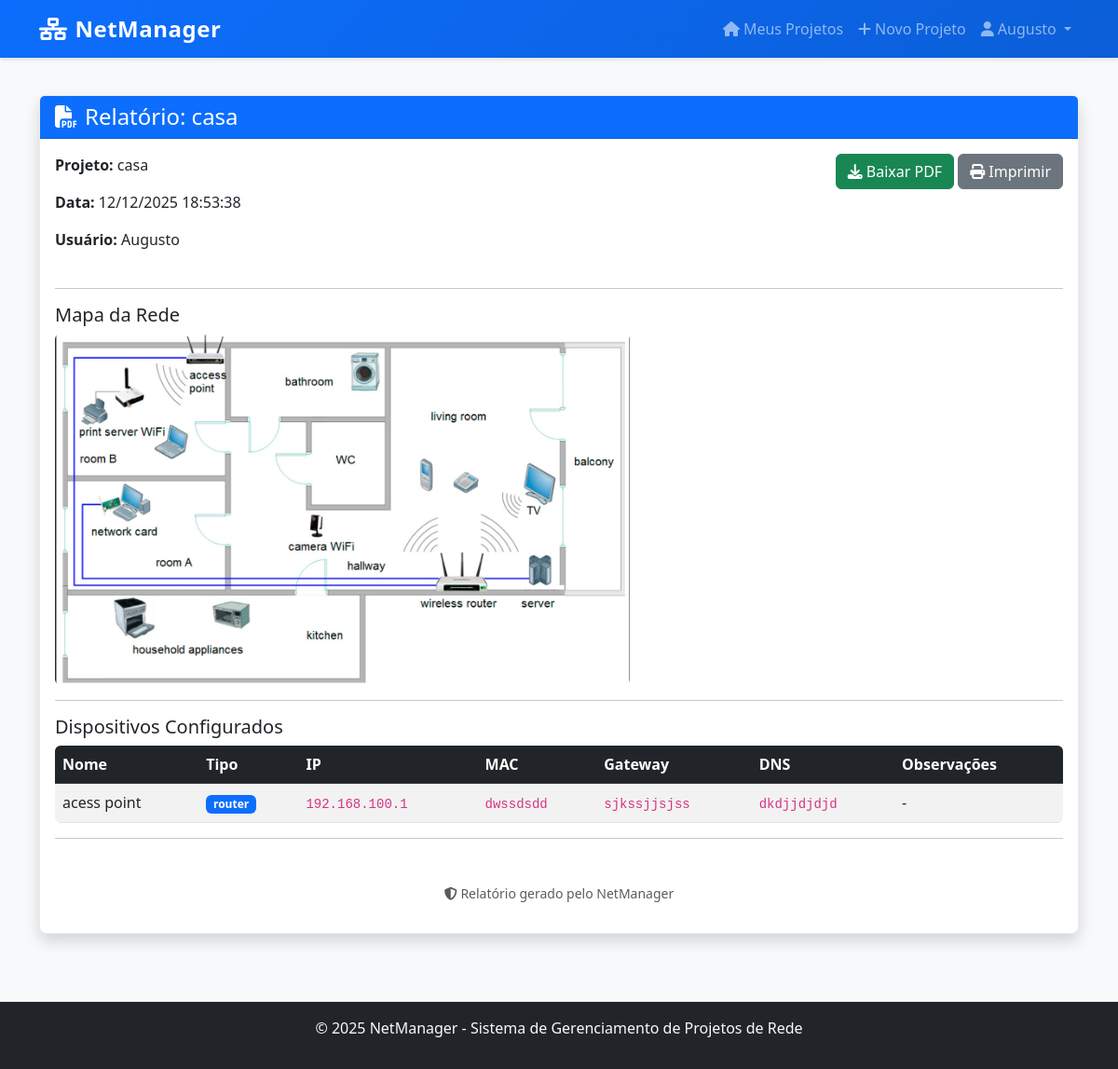
The app's page /project/4/relatorio (signed in) with its own data.
### app/models.py (models this page shows, shortened)
class User(UserMixin, db.Model):
    id = db.Column(db.Integer, primary_key=True)
    username = db.Column(db.String(100), unique=True, nullable=False)
    email = db.Column(db.String(150), unique=True, nullable=False)
    password_hash = db.Column(db.String(255), nullable=False)
    created_at = db.Column(db.DateTime, default=datetime.utcnow)
    projects = db.relationship('Project', backref='owner', cascade='all, delete-orphan')

class Project(db.Model):
    id = db.Column(db.Integer, primary_key=True)
    user_id = db.Column(db.Integer, db.ForeignKey('user.id'), nullable=False)
    name = db.Column(db.String(150), nullable=False)
    map_filename = db.Column(db.String(300))
    notes = db.Column(db.Text)
    created_at = db.Column(db.DateTime, default=datetime.utcnow)
    updated_at = db.Column(db.DateTime, default=datetime.utcnow, onupdate=datetime.utcnow)
    devices = db.relationship('Device', backref='project', cascade='all, delete-orphan')

class Device(db.Model):
    id = db.Column(db.Integer, primary_key=True)
    project_id = db.Column(db.Integer, db.ForeignKey('project.id'), nullable=False)
    device_type = db.Column(db.String(50), default='router')
    x = db.Column(db.Float, nullable=False, default=0.0)
    y = db.Column(db.Float, nullable=False, default=0.0)
    ip = db.Column(db.String(50))
    name = db.Column(db.String(100))
    dns = db.Column(db.String(100))
    gateway = db.Column(db.String(50))
    mac = db.Column(db.String(50))
    notes = db.Column(db.Text)
    created_at = db.Column(db.DateTime, default=datetime.utcnow)

### app/routes.py (the view)
@projects_bp.route('/project/<int:pid>/relatorio')
@login_required
def gerar_relatorio(pid):
    project = Project.query.get_or_404(pid)
    if project.user_id != current_user.id:
        flash('Você não tem permissão para acessar este projeto.', 'danger')
        return redirect(url_for('projects.index'))
    now = datetime.now()
    return render_template('relatorio.html', project=project, now=now)

### app/templates/relatorio.html (shortened to what this page needs)
{% extends "base.html" %}
{% block content %}
<div class="card shadow">
    <div class="card-header bg-primary text-white">
        <h4 class="mb-0">
            <i class="fas fa-file-pdf me-2"></i>Relatório: {{ project.name }}
        </h4>
    </div>
    <div class="card-body">
        <div class="row mb-4">
            <div class="col-md-6">
                <p><strong>Projeto:</strong> {{ project.name }}</p>
                <p><strong>Data:</strong> {{ now.strftime('%d/%m/%Y %H:%M:%S') }}</p>
                <p><strong>Usuário:</strong> {{ current_user.username }}</p>
            </div>
            <div class="col-md-6 text-end">
                <button class="btn btn-success" onclick="downloadPDF()">
                    <i class="fas fa-download me-1"></i>Baixar PDF
                </button>
                <button class="btn btn-secondary" onclick="window.print()">
                    <i class="fas fa-print me-1"></i>Imprimir
                </button>
            </div>
        </div>
        {% if project.map_filename %}
        <hr>
        <h5>Mapa da Rede</h5>
        <img id="mapForReport" src="{{ url_for('projects.uploaded_file', filename=project.map_filename) }}"
             class="img-fluid rounded" style="max-height: 600px; max-width: 100%;" alt="Mapa">
        {% endif %}
        <hr>
        <h5>Dispositivos Configurados</h5>
        {% if project.devices %}
        <table class="table table-striped">
            <thead class="table-dark">
                <tr>
                    <th>Nome</th>
                    <th>Tipo</th>
                    <th>IP</th>
                    <th>MAC</th>
                    <th>Gateway</th>
                    <th>DNS</th>
                    <th>Observações</th>
                </tr>
            </thead>
            <tbody>
                {% for device in project.devices %}
                <tr>
                    <td>{{ device.name or '-' }}</td>
                    <td><span class="badge bg-primary">{{ device.device_type }}</span></td>
                    <td><code>{{ device.ip or '-' }}</code></td>
                    <td><code>{{ device.mac or '-' }}</code></td>
                    <td><code>{{ device.gateway or '-' }}</code></td>
                    <td><code>{{ device.dns or '-' }}</code></td>
                    <td>{{ device.notes or '-' }}</td>
                </tr>
                {% endfor %}
            </tbody>
        </table>
        {% else %}
        <p class="text-muted"><i class="fas fa-info-circle"></i> Nenhum dispositivo configurado</p>
        {% endif %}
        <hr>
        <p class="text-muted text-center small mt-5">
            <i class="fas fa-shield-alt"></i> Relatório gerado pelo NetManager
        </p>
    </div>
</div>
{% endblock %}

### app/templates/base.html (shortened to what this page needs)
<!DOCTYPE html>
<html lang="pt-BR">
<head>
    <link href="https://cdn.jsdelivr.net/npm/bootstrap@5.3.0/dist/css/bootstrap.min.css" rel="stylesheet">
    <link href="https://cdnjs.cloudflare.com/ajax/libs/font-awesome/6.4.0/css/all.min.css" rel="stylesheet">
    <link href="{{ url_for('static', filename='css/style.css') }}" rel="stylesheet">
</head>
<body>
    <nav class="navbar navbar-expand-lg navbar-dark bg-primary">
        <div class="container-lg">
            <a class="navbar-brand" href="{{ url_for('projects.index') }}">
                <i class="fas fa-network-wired me-2"></i>NetManager
            </a>
            <div class="collapse navbar-collapse" id="navbarNav">
                <ul class="navbar-nav ms-auto">
                    {% if current_user.is_authenticated %}
                        <li class="nav-item">
                            <a class="nav-link" href="{{ url_for('projects.index') }}">
                                <i class="fas fa-home me-1"></i>Meus Projetos
                            </a>
                        </li>
                        <li class="nav-item">
                            <a class="nav-link" href="{{ url_for('projects.create_project') }}">
                                <i class="fas fa-plus me-1"></i>Novo Projeto
                            </a>
                        </li>
                        <li class="nav-item dropdown">
                            <a class="nav-link dropdown-toggle" href="#" id="userMenu" role="button" data-bs-toggle="dropdown">
                                <i class="fas fa-user me-1"></i>{{ current_user.username }}
                            </a>
                        </li>
                    {% endif %}
                </ul>
            </div>
        </div>
    </nav>
    <div class="container-lg my-4">
        {% block content %}{% endblock %}
    </div>
    <footer class="bg-dark text-light text-center py-3 mt-5">
        <div class="container-lg">
            <p>&copy; 2025 NetManager - Sistema de Gerenciamento de Projetos de Rede</p>
        </div>
    </footer>
</body>
</html>

### app/static/css/style.css (style rules this page uses)
:root { --primary-color: #0d6efd; --success-color: #198754; --danger-color: #dc3545; --warning-color: #ffc107; --info-color: #0dcaf0; }
body { background-color: #f8f9fa; font-family: 'Segoe UI', Tahoma, Geneva, Verdana, sans-serif; display: flex; flex-direction: column; min-height: 100vh; }
.navbar { box-shadow: 0 2px 4px rgba(0,0,0,0.1); background: linear-gradient(135deg, var(--primary-color) 0%, #0b5ed7 100%); }
.navbar-brand { font-weight: bold; font-size: 1.5rem; letter-spacing: 0.5px; }
.card { border: 1px solid #e9ecef; border-radius: 8px; box-shadow: 0 1px 3px rgba(0,0,0,0.08); transition: box-shadow 0.3s ease; }
.btn { border-radius: 6px; font-weight: 500; transition: all 0.2s ease; }
.btn-success { background-color: var(--success-color); border-color: var(--success-color); }
footer { margin-top: auto; border-top: 1px solid #e9ecef; }
.table { border-radius: 6px; overflow: hidden; }
.card { animation: fadeIn 0.3s ease; }

### records on screen
User: username "Augusto"
Project: name "casa", map_filename (picture)
Device: name "acess point", device_type "router", ip "192.168.100.1", mac "dwssdsdd", gateway "sjkssjjsjss", dns "dkdjjdjdjd", notes "-"
